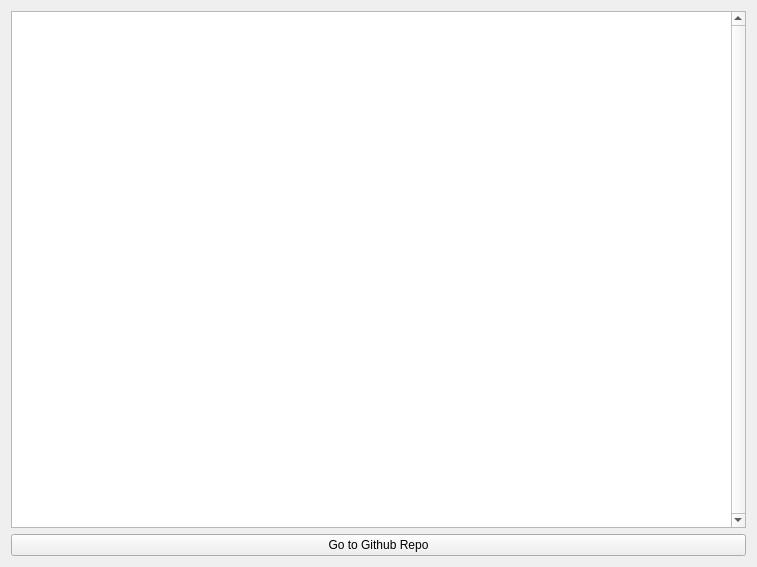
<?xml version="1.0" encoding="UTF-8"?>
<ui version="4.0">
 <class>Help</class>
 <widget class="QWidget" name="Help">
  <property name="geometry">
   <rect>
    <x>0</x>
    <y>0</y>
    <width>757</width>
    <height>567</height>
   </rect>
  </property>
  <property name="minimumSize">
   <size>
    <width>400</width>
    <height>300</height>
   </size>
  </property>
  <property name="windowTitle">
   <string>Quick Help - Press any key to exit</string>
  </property>
  <layout class="QVBoxLayout" name="verticalLayout">
   <item>
    <widget class="QTextBrowser" name="textBrowser">
     <property name="verticalScrollBarPolicy">
      <enum>Qt::ScrollBarAlwaysOn</enum>
     </property>
     <property name="autoFormatting">
      <set>QTextEdit::AutoAll</set>
     </property>
     <property name="overwriteMode">
      <bool>true</bool>
     </property>
     <property name="textInteractionFlags">
      <set>Qt::TextBrowserInteraction</set>
     </property>
    </widget>
   </item>
   <item>
    <widget class="QPushButton" name="button_repo">
     <property name="text">
      <string>Go to Github Repo</string>
     </property>
    </widget>
   </item>
  </layout>
 </widget>
 <resources/>
 <connections/>
</ui>
